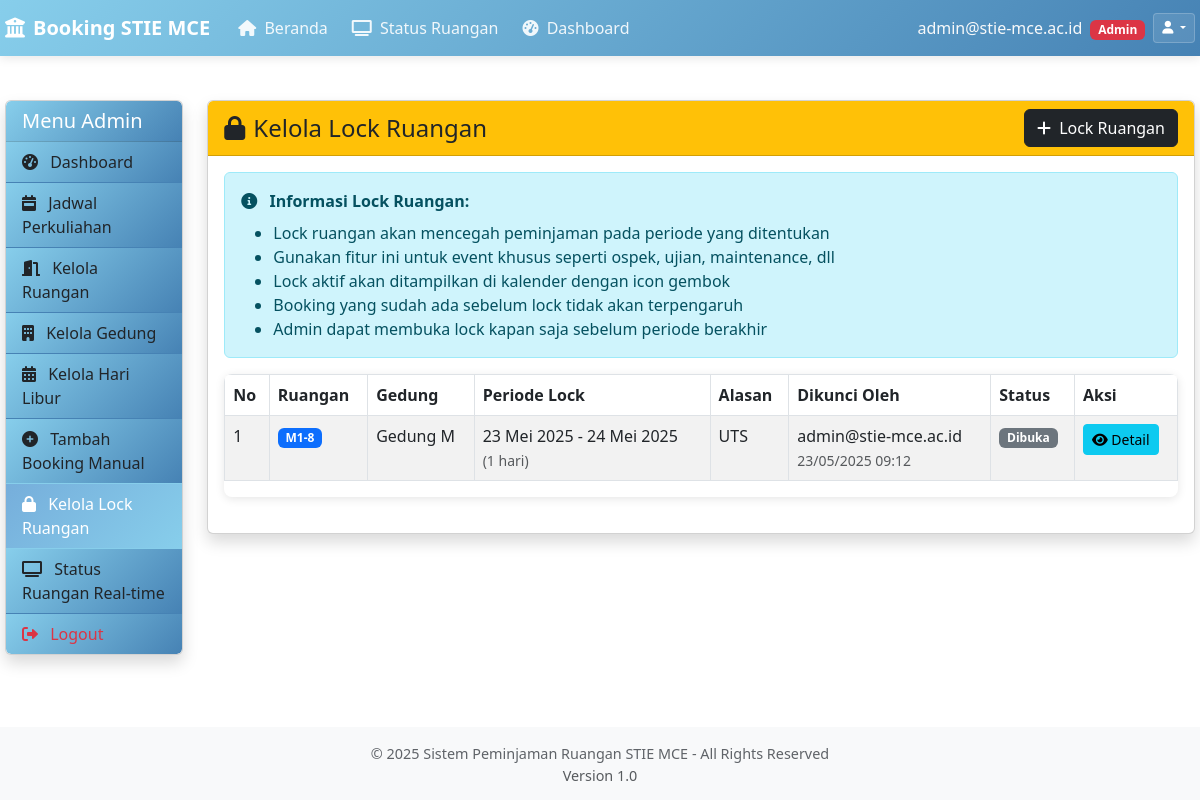
The page /admin/rooms_locks.php (signed in) on the database its author committed.
### tables this page shows
CREATE TABLE `tbl_room_locks` (
  `id` int(11) NOT NULL,
  `id_ruang` int(11) NOT NULL,
  `start_date` date NOT NULL,
  `end_date` date NOT NULL,
  `reason` varchar(255) NOT NULL,
  `locked_by` int(11) NOT NULL,
  `created_at` timestamp NOT NULL DEFAULT current_timestamp(),
  `status` varchar(20) DEFAULT 'active',
  `unlocked_by` int(11) DEFAULT NULL,
  `unlocked_at` timestamp NULL DEFAULT NULL,
  `unlock_reason` text DEFAULT NULL
);

CREATE TABLE `tbl_ruang` (
  `id_ruang` int(11) NOT NULL,
  `id_gedung` int(11) NOT NULL,
  `nama_ruang` varchar(100) NOT NULL,
  `kapasitas` int(11) NOT NULL,
  `lokasi` varchar(50) NOT NULL,
  `fasilitas` text DEFAULT NULL COMMENT 'Daftar fasilitas ruangan',
  `allowed_roles` set('admin','mahasiswa','dosen','karyawan') DEFAULT 'admin,mahasiswa,dosen,karyawan' COMMENT 'Role yang boleh booking ruangan ini',
  `description` text DEFAULT NULL COMMENT 'Deskripsi ruangan'
);

CREATE TABLE `tbl_gedung` (
  `id_gedung` int(11) NOT NULL,
  `nama_gedung` varchar(100) NOT NULL,
  `deskripsi` varchar(200) NOT NULL,
  `created_at` timestamp NOT NULL DEFAULT current_timestamp(),
  `updated_at` timestamp NOT NULL DEFAULT current_timestamp() ON UPDATE current_timestamp()
);

CREATE TABLE `tbl_users` (
  `id_user` int(11) NOT NULL,
  `email` varchar(255) NOT NULL,
  `nik` varchar(50) DEFAULT NULL,
  `nama` varchar(255) DEFAULT NULL COMMENT 'Nama lengkap user',
  `phone` varchar(20) DEFAULT NULL COMMENT 'Nomor telepon user',
  `is_active` tinyint(1) DEFAULT 1 COMMENT 'Status aktif user',
  `password` varchar(255) NOT NULL,
  `role` enum('admin','dosen','cs','mahasiswa') NOT NULL,
  `external_reference_id` int(11) DEFAULT NULL COMMENT 'Reference to external database',
  `external_reference_type` enum('dosen_iris','karyawan','mahasiswa') DEFAULT NULL COMMENT 'Type of external reference'
);

### functions.php (called while the page is built, shortened)
<?php
function formatDate($date, $format = 'd F Y') {
    $months = [
        'January' => 'Januari', 'February' => 'Februari', 'March' => 'Maret',
        'April' => 'April', 'May' => 'Mei', 'June' => 'Juni',
        'July' => 'Juli', 'August' => 'Agustus', 'September' => 'September',
        'October' => 'Oktober', 'November' => 'November', 'December' => 'Desember'
    ];
    $days = [
        'Sunday' => 'Minggu', 'Monday' => 'Senin', 'Tuesday' => 'Selasa',
        'Wednesday' => 'Rabu', 'Thursday' => 'Kamis', 'Friday' => 'Jumat', 'Saturday' => 'Sabtu'
    ];
    $formatted = date($format, strtotime($date));
    foreach ($months as $en => $id) {
        $formatted = str_replace($en, $id, $formatted);
    }
    foreach ($days as $en => $id) {
        $formatted = str_replace($en, $id, $formatted);
    }
    return $formatted;
}
?>

### admin/rooms_locks.php (the view, shortened to what this page needs)
<?php
require_once '../config.php';
require_once '../functions.php';
$stmt = $conn->prepare("SELECT r.*, g.nama_gedung
                       FROM tbl_ruang r
                       LEFT JOIN tbl_gedung g ON r.id_gedung = g.id_gedung
                       ORDER BY g.nama_gedung, r.nama_ruang");
$stmt->execute();
try {
    $stmt = $conn->prepare("SELECT rl.*, r.nama_ruang, g.nama_gedung, u.email as locked_by_email,
                                   u2.email as unlocked_by_email
                           FROM tbl_room_locks rl
                           JOIN tbl_ruang r ON rl.id_ruang = r.id_ruang
                           LEFT JOIN tbl_gedung g ON r.id_gedung = g.id_gedung
                           LEFT JOIN tbl_users u ON rl.locked_by = u.id_user
                           LEFT JOIN tbl_users u2 ON rl.unlocked_by = u2.id_user
                           ORDER BY rl.created_at DESC");
} catch (PDOException $e) {
    $stmt = $conn->prepare("SELECT rl.*, r.nama_ruang, g.nama_gedung, u.email as locked_by_email
                           FROM tbl_room_locks rl
                           JOIN tbl_ruang r ON rl.id_ruang = r.id_ruang
                           LEFT JOIN tbl_gedung g ON r.id_gedung = g.id_gedung
                           LEFT JOIN tbl_users u ON rl.locked_by = u.id_user
                           ORDER BY rl.created_at DESC");
}
$stmt->execute();
$roomLocks = $stmt->fetchAll();
?>
<!DOCTYPE html>
<html lang="id">
<head>
    <link rel="stylesheet" href="../style.css">
    <link rel="stylesheet" href="https://cdnjs.cloudflare.com/ajax/libs/font-awesome/6.0.0/css/all.min.css">
    <link rel="stylesheet" href="https://cdn.jsdelivr.net/npm/bootstrap@5.3.0/dist/css/bootstrap.min.css">
</head>
<body class="admin-theme">
    <header>
        <?php
        include '../header.php';
        ?>
    </header>
    <div class="container-fluid mt-4">
        <div class="row">
            <div class="col-md-3 col-lg-2">
                <div class="card shadow mb-4">
                    <div class="card-header bg-primary text-white">
                        <h5 class="mb-0">Menu Admin</h5>
                    </div>
                    <div class="list-group list-group-flush">
                        <a href="admin-dashboard.php" class="list-group-item list-group-item-action">
                            <i class="fas fa-tachometer-alt me-2"></i> Dashboard
                        </a>
                        <a href="recurring_schedules.php" class="list-group-item list-group-item-action">
                            <i class="fas fa-calendar-week me-2"></i> Jadwal Perkuliahan
                        </a>
                        <a href="rooms.php" class="list-group-item list-group-item-action">
                            <i class="fas fa-door-open me-2"></i> Kelola Ruangan
                        </a>
                        <a href="buildings.php" class="list-group-item list-group-item-action">
                            <i class="fas fa-building me-2"></i> Kelola Gedung
                        </a>
                        <a href="holidays.php" class="list-group-item list-group-item-action">
                            <i class="fas fa-calendar-alt me-2"></i> Kelola Hari Libur
                        </a>
                        <a href="admin_add_booking.php" class="list-group-item list-group-item-action">
                            <i class="fas fa-plus-circle me-2"></i> Tambah Booking Manual
                        </a>
                        <a href="rooms_locks.php" class="list-group-item list-group-item-action active">
                            <i class="fas fa-lock me-2"></i> Kelola Lock Ruangan
                        </a>
                        <a href="room_status.php" class="list-group-item list-group-item-action">
                            <i class="fas fa-tv me-2"></i> Status Ruangan Real-time
                        </a>
                        <a href="../logout.php" class="list-group-item list-group-item-action text-danger">
                            <i class="fas fa-sign-out-alt me-2"></i> Logout
                        </a>
                    </div>
                </div>
            </div>
            <div class="col-md-9 col-lg-10">
                <div class="card shadow">
                    <div class="card-header bg-warning text-dark d-flex justify-content-between align-items-center">
                        <h4 class="mb-0">
                            <i class="fas fa-lock me-2"></i>Kelola Lock Ruangan
                        </h4>
                        <button class="btn btn-dark" data-bs-toggle="modal" data-bs-target="#lockRoomModal">
                            <i class="fas fa-plus me-1"></i> Lock Ruangan
                        </button>
                    </div>
                    <div class="card-body">
                        <div class="alert alert-info">
                            <i class="fas fa-info-circle me-2"></i>
                            <strong>Informasi Lock Ruangan:</strong>
                            <ul class="mb-0 mt-2">
                                <li>Lock ruangan akan mencegah peminjaman pada periode yang ditentukan</li>
                                <li>Gunakan fitur ini untuk event khusus seperti ospek, ujian, maintenance, dll</li>
                                <li>Lock aktif akan ditampilkan di kalender dengan icon gembok</li>
                                <li>Booking yang sudah ada sebelum lock tidak akan terpengaruh</li>
                                <li>Admin dapat membuka lock kapan saja sebelum periode berakhir</li>
                            </ul>
                        </div>
                        <div class="table-responsive">
                            <table class="table table-bordered table-striped table-hover">
                                <thead class="bg-light">
                                    <tr>
                                        <th>No</th>
                                        <th>Ruangan</th>
                                        <th>Gedung</th>
                                        <th>Periode Lock</th>
                                        <th>Alasan</th>
                                        <th>Dikunci Oleh</th>
                                        <th>Status</th>
                                        <th>Aksi</th>
                                    </tr>
                                </thead>
                                <tbody>
                                    <?php if (count($roomLocks) > 0): ?>
                                        <?php $i = 1; foreach ($roomLocks as $lock): ?>
                                            <?php
                                            $today = date('Y-m-d');
                                            ?>
                                            <tr>
                                                <td><?= $i++ ?></td>
                                                <td>
                                                    <span class="badge bg-primary"><?= htmlspecialchars($lock['nama_ruang']) ?></span>
                                                </td>
                                                <td><?= htmlspecialchars($lock['nama_gedung'] ?? 'Unknown') ?></td>
                                                <td>
                                                    <?= formatDate($lock['start_date']) ?> - <?= formatDate($lock['end_date']) ?><br>
                                                    <small class="text-muted">
                                                        <?php
                                                        $start = new DateTime($lock['start_date']);
                                                        $end = new DateTime($lock['end_date']);
                                                        $diff = $end->diff($start);
                                                        echo "({$diff->days} hari)";
                                                        ?>
                                                    </small>
                                                </td>
                                                <td><?= htmlspecialchars($lock['reason']) ?></td>
                                                <td>
                                                    <?= htmlspecialchars($lock['locked_by_email'] ?? 'Unknown') ?><br>
                                                    <small class="text-muted"><?= date('d/m/Y H:i', strtotime($lock['created_at'])) ?></small>
                                                </td>
                                                <td>
                                                    <?php
                                                    if ($lock['status'] === 'unlocked') {
                                                        echo '<span class="badge bg-secondary">Dibuka</span>';
                                                    } elseif ($lock['end_date'] < $today) {
                                                        echo '<span class="badge bg-info">Expired</span>';
                                                    } elseif ($lock['start_date'] <= $today && $lock['end_date'] >= $today) {
                                                        echo '<span class="badge bg-danger">Aktif</span>';
                                                    } else {
                                                        echo '<span class="badge bg-warning">Terjadwal</span>';
                                                    }
                                                    ?>
                                                </td>
                                                <td>
                                                    <button type="button" class="btn btn-sm btn-info mb-1"
                                                            data-bs-toggle="modal"
                                                            data-bs-target="#detailModal<?= $lock['id'] ?>">
                                                        <i class="fas fa-eye"></i> Detail
                                                    </button>
                                                </td>
                                            </tr>
                                        </tbody>
                            </table>
                                        <?php endforeach; ?>
                                    <?php else: ?>
                                        <tr>
                                            <td colspan="8" class="text-center py-3">Belum ada ruangan yang dikunci.</td>
                                        </tr>
                                    <?php endif; ?>
                        </div>
                    </div>
                </div>
            </div>
        </div>
    </div>
    <footer class="mt-5 py-3 bg-light">
        <?php include '../footer.php'; ?>
    </footer>
</body>
</html>

### style.css (style rules this page uses)
:root { --primary-color: #1a73e8; --secondary-color: #4285f4; --success-color: #0f9d58; --warning-color: #f4b400; --danger-color: #db4437; --light-color: #f8f9fa; --dark-color: #202124; --gray-color: #5f6368; }
html, body { overflow-x: hidden; width: 100%; max-width: 100vw; scroll-behavior: smooth; }
body { font-family: 'Roboto', 'Segoe UI', Arial, sans-serif; background-color: #f5f5f5; color: #333; padding-top: 76px; }
.admin-theme { --primary-color: #87ceeb; --secondary-color: #b0e0e6; --accent-color: #4682b4; --bg-gradient: linear-gradient(135deg, #e6f3ff, #b3d9ff); --card-bg: rgba(176, 224, 230, 0.1); --border-color: #87ceeb; }
.admin-theme .card-header.bg-primary { background: linear-gradient(135deg, #87ceeb, #4682b4) !important; }
.admin-theme .list-group-item { background: linear-gradient(135deg, #87ceeb, #4682b4); border-color: #4682b4; }
.admin-theme .list-group-item.active { background: linear-gradient(135deg, #76aedb, #87ceeb); border-color: #87ceeb; }
.main-content, .container-fluid { padding-left: 10px !important; padding-right: 10px !important; max-width: 1400px; margin: 0 auto; }
@media (min-width: 1200px) { .container-fluid { padding-left: 5px !important; padding-right: 5px !important; } }
.card { border: none; border-radius: 10px; overflow: hidden; transition: all 0.3s ease; }
.card-header { font-weight: 600; border-bottom: none; }
.table-responsive { width: 100%; overflow-x: auto; overflow-y: visible; -webkit-overflow-scrolling: touch; border-radius: 8px; box-shadow: 0 2px 10px rgba(0, 0, 0, 0.1); margin-bottom: 20px; }
.btn { border-radius: 6px; padding: 8px 16px; font-weight: 500; transition: all 0.3s ease; }
.badge { padding: 5px 8px; font-weight: 500; border-radius: 4px; }
footer { background-color: var(--light-color); color: var(--gray-color); text-align: center; font-size: 0.9rem; margin-top: 3rem; padding: 2rem 0; }

### rows shown on the page
tbl_room_locks: id_ruang.nama_ruang "M1-8", tbl_gedung.nama_gedung "Gedung M", start_date "23 Mei 2025", end_date "24 Mei 2025", end_date+start_date "1", reason "UTS", tbl_users.email "admin@stie-mce.ac.id", created_at "23/05/2025 09:12", status "Dibuka"

### other values the page prints
$userDisplayName "admin@stie-mce.ac.id"
$userRole "Admin"
$config['site_name'] "Sistem Peminjaman Ruangan STIE MCE"
